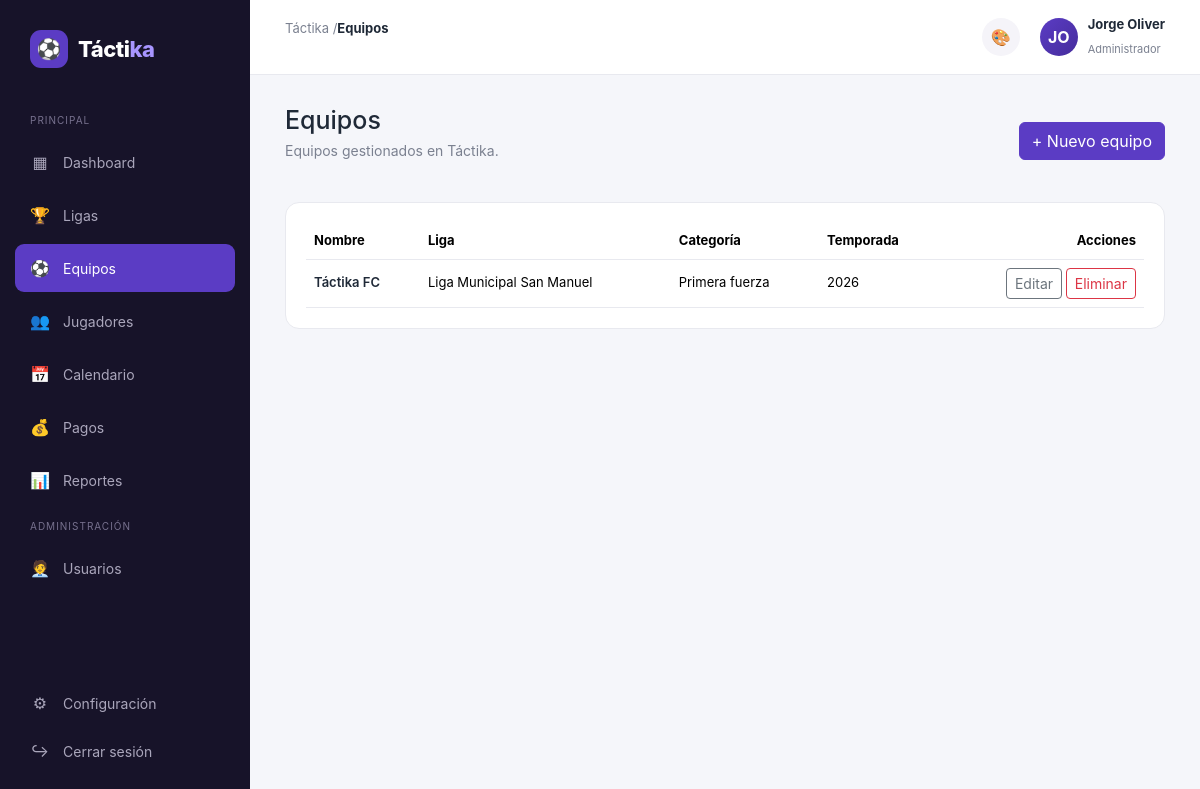
Page /public/equipos (signed in) on the committed database.
### tables this page shows
CREATE TABLE IF NOT EXISTS equipos (
    id INT AUTO_INCREMENT PRIMARY KEY,
    liga_id INT NULL,
    nombre VARCHAR(100) NOT NULL,
    categoria VARCHAR(50),
    temporada VARCHAR(20),
    escudo VARCHAR(255),
    fecha_ingreso DATE NULL,
    sede VARCHAR(150),
    representante_id INT NULL,
    dt_id INT NULL,
    created_at TIMESTAMP DEFAULT CURRENT_TIMESTAMP,
    FOREIGN KEY (liga_id) REFERENCES ligas(id) ON DELETE SET NULL,
    FOREIGN KEY (representante_id) REFERENCES staff(id) ON DELETE SET NULL,
    FOREIGN KEY (dt_id) REFERENCES staff(id) ON DELETE SET NULL
);

CREATE TABLE IF NOT EXISTS ligas (
    id INT AUTO_INCREMENT PRIMARY KEY,
    nombre VARCHAR(100) NOT NULL,
    temporada VARCHAR(20),
    dias_partido_semana TINYINT NOT NULL DEFAULT 1 CHECK (dias_partido_semana BETWEEN 1 AND 7),
    total_equipos INT NULL CHECK (total_equipos IS NULL OR total_equipos % 2 = 0),
    permite_calendario_incompleto TINYINT(1) NOT NULL DEFAULT 0,
    estado ENUM('activa', 'inactiva') NOT NULL DEFAULT 'activa',
    created_at TIMESTAMP DEFAULT CURRENT_TIMESTAMP
);

### app/controllers/EquiposController.php (called while the page is built, shortened)
<?php
class EquiposController extends Controller
{
    public function index(): void
    {
        $equipoModel = $this->model('Equipo');
        $this->view('equipos/index', [
            'titulo' => 'Equipos',
            'activeMenu' => 'equipos',
            'equipos' => $equipoModel->conLiga(),
        ]);
    }
}

### app/core/App.php (called while the page is built, shortened)
<?php
class App
{
    protected string $method = 'index';
    public function __construct()
    {
        $url = $this->parseUrl();
        if (!empty($url[0]) && file_exists(APP_PATH . '/controllers/' . ucfirst($url[0]) . 'Controller.php')) {
            unset($url[0]);
        }
        $controller = new $this->controllerName();
        $this->params = $url ? array_values($url) : [];
        call_user_func_array([$controller, $this->method], $this->params);
    }
    protected function parseUrl(): array
    {
        if (isset($_GET['url'])) {
            $url = rtrim($_GET['url'], '/');
            $url = filter_var($url, FILTER_SANITIZE_URL);
            return explode('/', $url);
        }
        return [];
    }
}

### public/index.php (called while the page is built, shortened)
<?php
new App();

### app/models/Equipo.php (called while the page is built, shortened)
<?php
class Equipo extends Model
{
    public function conLiga(): array
    {
        $sql = "SELECT e.*, l.nombre AS liga_nombre
                FROM equipos e
                LEFT JOIN ligas l ON l.id = e.liga_id
                ORDER BY e.id DESC";
        return $this->db->query($sql)->fetchAll();
    }
}

### app/views/equipos/index.php (the view)
<div class="welcome d-flex align-items-center justify-content-between">
    <div>
        <h1>Equipos</h1>
        <p>Equipos gestionados en Táctika.</p>
    </div>
    <a href="<?= BASE_URL ?>/equipos/crear" class="btn btn-primary">+ Nuevo equipo</a>
</div>
<div class="card">
    <div class="table-responsive">
        <table class="table">
            <thead>
                <tr>
                    <th>Nombre</th>
                    <th>Liga</th>
                    <th>Categoría</th>
                    <th>Temporada</th>
                    <th class="text-end">Acciones</th>
                </tr>
            </thead>
            <tbody>
                <?php if (!empty($equipos)): ?>
                    <?php foreach ($equipos as $e): ?>
                        <tr>
                            <td>
                                <a href="<?= BASE_URL ?>/equipos/detalle/<?= $e['id'] ?>" class="link-equipo">
                                    <?= htmlspecialchars($e['nombre']) ?>
                                </a>
                            </td>
                            <td><?= htmlspecialchars($e['liga_nombre'] ?? 'Sin liga') ?></td>
                            <td><?= htmlspecialchars($e['categoria'] ?? '-') ?></td>
                            <td><?= htmlspecialchars($e['temporada'] ?? '-') ?></td>
                            <td class="text-end">
                                <a href="<?= BASE_URL ?>/equipos/editar/<?= $e['id'] ?>" class="btn btn-sm btn-outline-secondary">Editar</a>
                                <a href="<?= BASE_URL ?>/equipos/eliminar/<?= $e['id'] ?>" class="btn btn-sm btn-outline-danger" data-confirm="¿Eliminar este equipo?">Eliminar</a>
                            </td>
                        </tr>
                    <?php endforeach; ?>
                <?php else: ?>
                    <tr>
                        <td colspan="5" class="text-center text-muted py-4">No hay equipos registrados.</td>
                    </tr>
                <?php endif; ?>
            </tbody>
        </table>
    </div>
</div>

### public/css/style.css (style rules this page uses)
:root { --primary: #5b3cc4; --primary-dark: #452c9c; --primary-light: #eee9ff; --background: #f5f6fa; --surface: #ffffff; --text: #1f2937; --muted: #7b8190; --success: #22a06b; --success-bg: #e8f7f0; --danger: #dc4c4c; --danger-bg: #fdecec; --warning: #d89b24; --warning-bg: #fff6df; --border: #e8e9ef; --sidebar-width: 250px; }
* { margin: 0; padding: 0; box-sizing: border-box; }
body { font-family: Inter, Arial, sans-serif; background: var(--background); color: var(--text); }
a { text-decoration: none; }
.welcome { margin-bottom: 25px; }
.welcome h1 { font-size: 25px; margin-bottom: 5px; }
.welcome p { color: var(--muted); font-size: 14px; }
.card { background: var(--surface); border: 1px solid var(--border); border-radius: 14px; padding: 20px; }
.card table { margin-bottom: 0; }
.card .table > :not(caption) > * > * { border-bottom-color: var(--border); font-size: 13px; vertical-align: middle; }
.link-equipo { color: var(--text); font-weight: 600; }
.btn-primary { background: var(--primary); border-color: var(--primary); }

### rows in the picture
equipos: nombre "Táctika FC", liga.nombre "Liga Municipal San Manuel", categoria "Primera fuerza", temporada "2026"

### other values in the picture
APP_NAME "Táctika"
$titulo "Equipos"
substr($_SESSION['usuario_nombre'] ?? '', 0, 2) "JO"
$_SESSION['usuario_nombre'] "Jorge Oliver"
$_SESSION['usuario_rol'] "Administrador"
